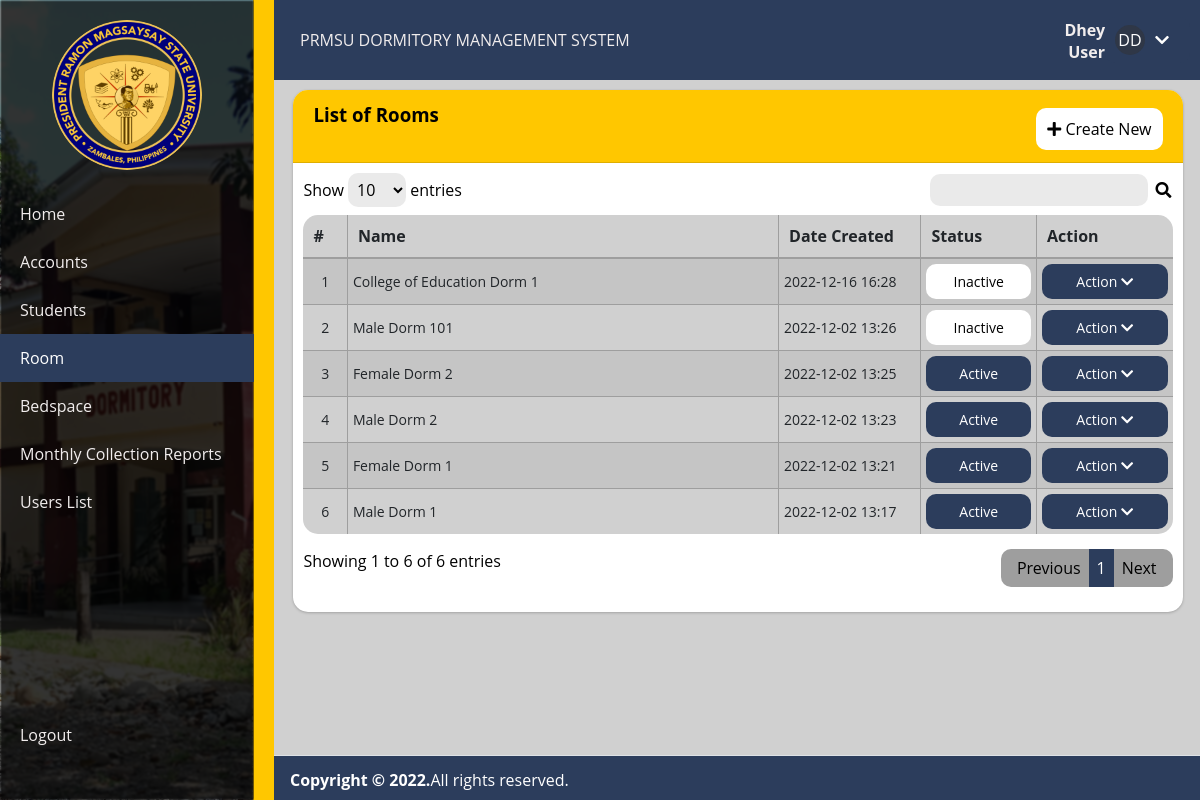
The app's page /admin/dorm.php (signed in) with its own data.
### tables this page shows
CREATE TABLE `user_meta` (
  `id` int(11) NOT NULL,
  `user_id` int(11) NOT NULL,
  `meta_key` text NOT NULL,
  `meta_value` text NOT NULL
);

CREATE TABLE `dorm_list` (
  `id` int(40) NOT NULL,
  `name` text NOT NULL,
  `status` tinyint(1) NOT NULL DEFAULT 1,
  `delete_flag` tinyint(1) NOT NULL DEFAULT 0,
  `date_created` datetime NOT NULL DEFAULT current_timestamp(),
  `date_updated` datetime NOT NULL DEFAULT current_timestamp() ON UPDATE current_timestamp()
);

### classes/db_helper.php (called while the page is built, shortened)
<?php
class db {
    public  $conn;
    public $tblmeta = "user_meta";
    public function connect(){
        $this->dbname       = db_name;
        $this->dbhost       = servername;
        $this->dbusername   = username;
        $this->dbpassword   = password;
        try{
            $this->conn = new PDO("mysql:host=$this->dbhost;dbname=$this->dbname;charset=utf8",$this->dbusername,$this->dbpassword);
            $this->conn->setAttribute(PDO::ATTR_ERRMODE, PDO::ERRMODE_EXCEPTION);
        }catch(PDOException $e){
            echo $e->getMessage();
        }
    }
    public function query($sql,$params=array()){
        $stmt   = $this->conn->prepare($sql);
        if(count($params)>0):
            foreach($params as $key => $value):
                $stmt->bindValue($key,$value);
            endforeach;
        endif;
        $stmt->execute();
        return $stmt->fetchAll(PDO::FETCH_OBJ);
    }
    public function get_user_meta($user_id, $meta_key){
        $value = array(":user_id"=>$user_id,":meta_key"=>$meta_key);
        $result = $this->query("SELECT meta_value FROM $this->tblmeta WHERE meta_key=:meta_key AND user_id=:user_id",$value);
        return count($result)==0 ? "" : $result[0]->meta_value;
    }
}
?>

### admin/dorm.php (the view, shortened to what this page needs)
<?php require_once('../config.php') ?>
<!DOCTYPE html>
<html>
<?php
include '../inc/html-head.php';
?>
<body>
	<div class="wrapper">
		<div class="section">
			<?php include '../inc/header.php'; ?>
		</div>
		<?php include '../inc/sidebar.php'; ?>
		<div class="content-wrapper" style="min-height:628.038px">
			<section class="content">
				<div class="container">
					<div class="card">
						<div class="card-header">
							<h3 class="card-title">List of Rooms</h3>
							<div class="card-tools">
								<a href="#" id="create_new" class="btn btn-flat btn-primary"><span
										class="fas fa-plus"></span> Create New</a>
							</div>
						</div>
						<div class="card-body">
							<div class="container-fluid">
								<table class="table table-hover table-striped table-bordered" id="list">
									<thead>
										<tr>
											<th>#</th>
											<th>Name</th>
											<th>Date Created</th>
											<th>Status</th>
											<th>Action</th>
										</tr>
									</thead>
									<tbody>
										<?php
                                        $i = 1;
                                        $qry = $conn->query("SELECT * from `dorm_list` where delete_flag = 0 order by `date_created` desc ");
                                        while ($row = $qry->fetch_assoc()):
                                        ?>
										<tr>
											<td class="text-center">
												<?php echo $i++; ?>
											</td>
											<td>
												<?php echo $row['name'] ?>
											</td>
											<td>
												<?php echo date("Y-m-d H:i", strtotime($row['date_created'])) ?>
											</td>
											<td class="text-center">
												<div
													class="pill <?php echo $row['status'] === '1' ? 'active' : 'inactive' ?>">
													<?php echo $row['status'] === '1' ? 'Active' : 'Inactive' ?>
												</div>
											</td>
											<td align="center">
												<div class="dropdown">
													<button class="dropbtn">Action <i
															class="fa fa-chevron-down"></i></button>
												</div>
											</td>
										</tr>
										<?php endwhile; ?>
									</tbody>
								</table>
							</div>
						</div>
					</div>
				</div>
			</section>
		</div>
		<?php include '../inc/footer.php'; ?>
	</div>
</body>
</html>

### classes/utils.php (shortened to what this page needs)
<?php
    function profile_avatar($user) {
        global $ROOT_DIR;
        $initials = isset($user->first_name) ? substr(($user->first_name ?? ""), 0, 1).substr(($user->last_name ?? ""), 0, 1) : '?';
        if (!isset($user->profile_avatar) || empty($user->profile_avatar)) return "<div class='no-image'>$initials</div>";
        $is_exist = file_exists("$ROOT_DIR/img/avatars/$user->profile_avatar");
        return  $is_exist == 1 ? "<img class='profile-avatar-thumb' src='/img/avatars/$user->profile_avatar' />" : "<div class='no-image'>$initials</div>";
    }
?>

### css/style.css (style rules this page uses)
* { list-style: none; text-decoration: none; margin: 0; padding: 0; box-sizing: border-box; font-family: 'Open Sans', sans-serif; }
body { background: #D0D0D0; padding-bottom: 50px; }
.content-wrapper { height: 100%; margin-top: calc(2.93725rem + 33px); margin-left: calc(2.93725rem + 229px); }
.content-wrapper .content { padding: 10px 10px; margin-top: 10px; color: #000000; }
section { display: block; }
.container { width: 100%; padding-right: 7.5px; padding-left: 7.5px; margin-right: auto; margin-left: auto; }
.card { box-shadow: 0 0 1px rgb(0 0 0 / 13%), 0 1px 3px rgb(0 0 0 / 20%); margin-bottom: 1rem; }
.card { position: relative; display: -ms-flexbox; display: flex; -ms-flex-direction: column; flex-direction: column; min-width: 0; word-wrap: break-word; background-color: #fff; background-clip: border-box; border: 0 solid rgba(0, 0, 0, 0.125); border-radius: 15px; flex-direction: column; }
.card-header:first-child { border-radius: calc(0.25rem - 0) calc(0.25rem - 0) 0 0; }
.card-header { background-color: rgb(255 199 0); border-bottom: 1px solid rgba(0, 0, 0, 0.125); padding: 0.75rem 1.25rem; margin-bottom: 0; position: relative; border-top-left-radius: 15px; border-top-right-radius: 15px; }
.card-body { -ms-flex: 1 1 auto; flex: 1 1 auto; min-height: 1px; padding: 10px; }
.card-tools { display: grid; justify-items: end; }
a#create_new { margin-top: -19px; }
.btn.btn-flat { color: #000; background-color: #FFF; padding: 8px 10px; border-radius: 10px; box-shadow: none; }
.btn { display: inline-block; font-weight: 400; color: #212529; text-align: center; vertical-align: middle; -webkit-user-select: none; -moz-user-select: none; -ms-user-select: none; user-select: none; background-color: transparent; border: 1px solid transparent; padding: 0.375rem 0.75rem; font-size: 1rem; line-height: 1.5; border-radius: 0.25rem; transition: color 0.15s ease-in-out, background-color 0.15s ease-in-out, border-color 0.15s ease-in-out, box-shadow 0.15s ease-in-out; min-width: 100px !important; cursor: pointer; }
button, [type="button"], [type="reset"], [type="submit"] { -webkit-appearance: button; }
button, select { text-transform: none; }
a { color: #007bff; text-decoration: none; background-color: transparent; }
button, input { overflow: visible; }
input, button, select, optgroup, textarea { margin: 0; font-family: inherit; font-size: inherit; }
.table { width: 100%; margin-bottom: 1rem; color: #212529; background-color: #D0D0D0; border-radius: 15px; border-collapse: collapse ; }
table.dataTable th:not(:last-child), table.dataTable td:not(:last-child) { border-right: #9e9e9e solid 1px; }
table.dataTable th { padding: 10px; }
table.dataTable td { padding: 5px; font-size: 14px; }
table.dataTable tr:not(:last-child) td { border-bottom: #9e9e9e solid 1px !important; }
table.dataTable thead tr { border-bottom: #9e9e9e solid 2px !important; }
table th:nth-last-child(-n + 2) { max-width: 80px !important; }
th { text-align: inherit; text-align: -webkit-match-parent; }
.table-striped tbody tr:nth-of-type(odd) { background-color: rgba(0, 0, 0, 0.05); }
.text-center { text-align: center !important; }
.pill { padding: 8px 10px; border-radius: 10px; }
.pill.active { background-color: #2c3d5c; color: #fff; }
.pill.inactive { background-color: #FFF; color: #000; }
.dropbtn { background-color: #2c3d5c; color: white; padding: 8px 10px; cursor: pointer; border: none; border-radius: 10px; width: 100%; }
.dropdown { position: relative; display: inline-block; width: 100%; min-width: 85px; }
.no-image, .profile-avatar-thumb { height: 30px; width: 30px; border-radius: 15px; background-color: rgba(50,50,50,0.5) !important; color: #FFF; display: flex; justify-content: center; align-items: center; }

### css/header-footer.css (style rules this page uses)
.wrapper .section { width: calc(100% - 225px); margin-left: 225px; transition: all 0.5s ease; }

### records on screen
user_meta: meta_value "DD"
dorm_list: name "College of Education Dorm 1", date_created "2022-12-16 16:28", status "Inactive"
dorm_list: name "Male Dorm 101", date_created "2022-12-02 13:26", status "Inactive"
dorm_list: name "Female Dorm 2", date_created "2022-12-02 13:25", status "Active"
dorm_list: name "Male Dorm 2", date_created "2022-12-02 13:23", status "Active"
dorm_list: name "Female Dorm 1", date_created "2022-12-02 13:21", status "Active"
dorm_list: name "Male Dorm 1", date_created "2022-12-02 13:17", status "Active"

### other values on screen
$_SESSION['username'] "Dhey"
$user_types[$_SESSION['type']] "User"
